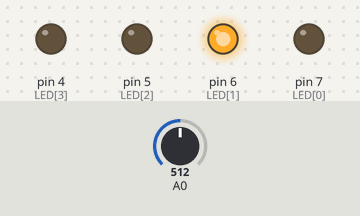
Recording of a sketch running on a simulated Arduino Uno, built with avr-gcc and run on an emulated ATmega328P. Shown: output pins drawn as LEDs (lit = HIGH). Inputs (shaded band) come from the test bench; at power-on: A0 = 512.

Above: at 1.2 s.
1.3 s: A0 set to 502
At 2.3 s:
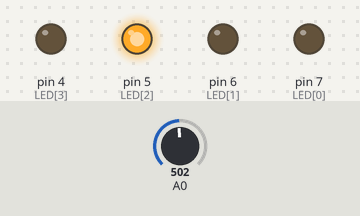
2.8 s: A0 set to 777
At 3.5 s:
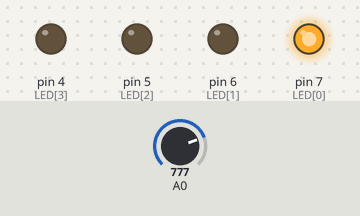
4.3 s: A0 set to 749
At 4.6 s:
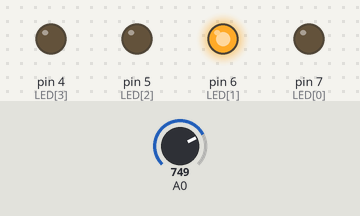
5.8 s: A0 set to 122
At 6.9 s:
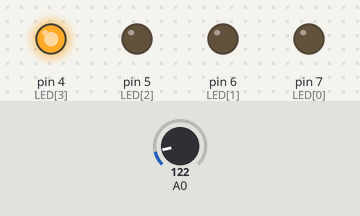
7.3 s: A0 set to 69
8.8 s: A0 set to 59
At 9.2 s:
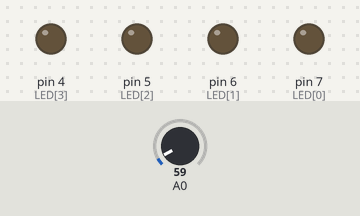
Timing chart, 0 to 11.3 s (numbered marks = the images above; inputs shaded):
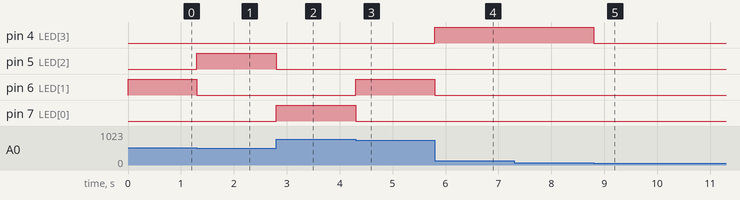

Measured:
- the behaviour switches between 512 and 511 on A0 (found by bisection; images 0 and 1)
- the behaviour switches between 768 and 767 on A0 (found by bisection; images 2 and 3)
- the behaviour switches between 64 and 63 on A0 (found by bisection; images 4 and 5)
- after the input at 1.3 s, pin 5 (LED[2]): LOW → HIGH at once; pin 6 (LED[1]): HIGH → LOW at once
- after the input at 2.8 s, pin 5 (LED[2]): HIGH → LOW at once; pin 7 (LED[0]): LOW → HIGH at once
- after the input at 4.3 s, pin 6 (LED[1]): LOW → HIGH at once; pin 7 (LED[0]): HIGH → LOW at once
- after the input at 5.8 s, pin 4 (LED[3]): LOW → HIGH at once; pin 6 (LED[1]): HIGH → LOW at once
- after the input at 7.3 s, every drawn part: stays the same
- after the input at 8.8 s, pin 4 (LED[3]): HIGH → LOW at once

The sketch:

1.ino
```cpp
int LED[] = {7,6,5,4};

void setup() {
  // put your setup code here, to run once:
  for(int i=0;i<4;i++){
    pinMode(LED[i],OUTPUT);
  }
}

void loop() {
  // put your main code here, to run repeatedly:
  int v = analogRead(0);
  bool c[4] ={};
  if(v>767) c[0] = 1;
  else if(v>511) c[1]=1;
  else if(v>127) c[2]=1;
  else if(v>63) c[3]=1;
  for(int i=0;i<4;i++){
    digitalWrite(LED[i],c[i]);
  }
}
```
